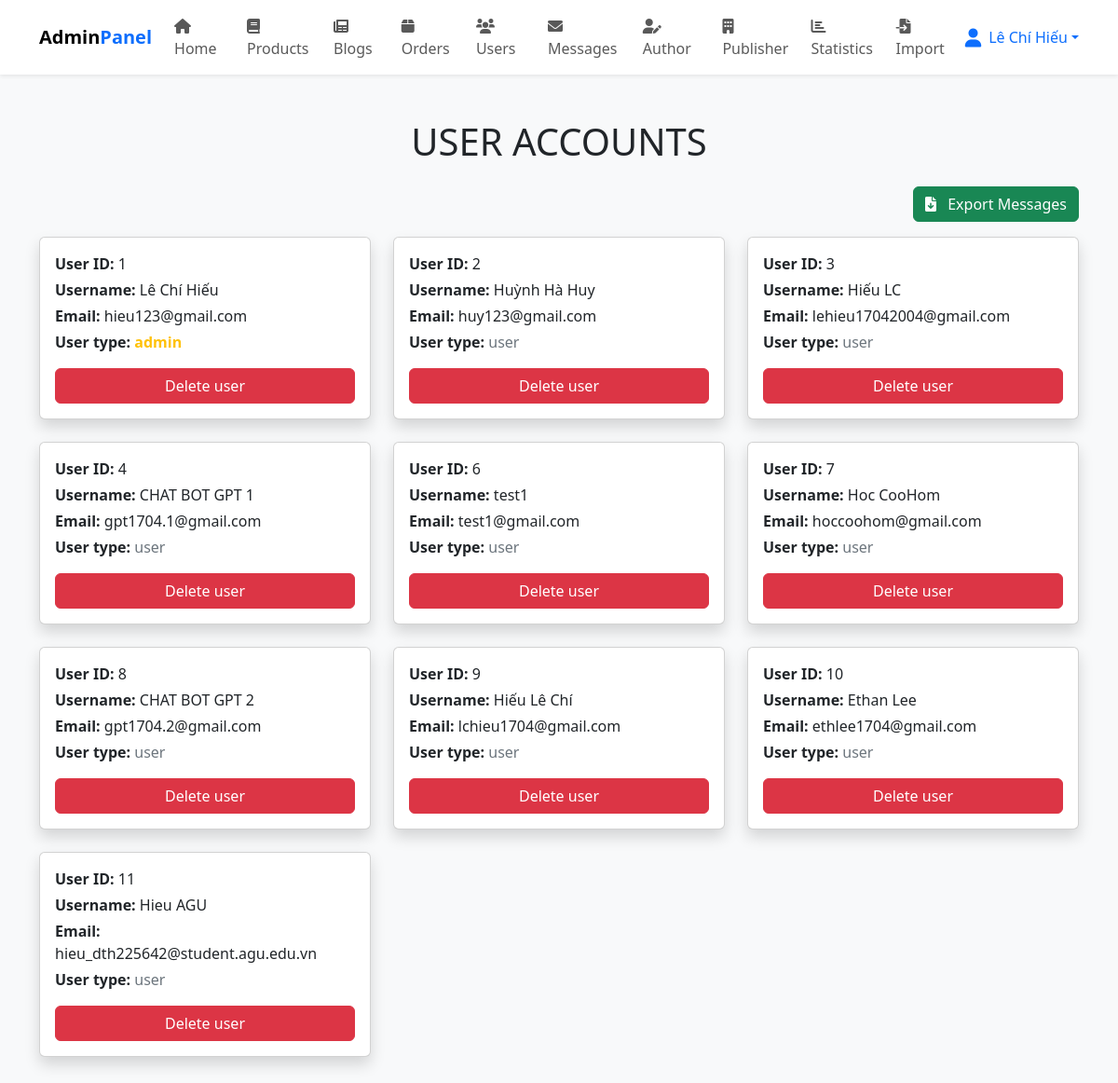
/admin_users.php (signed in), run on an earlier commit of the app's database.
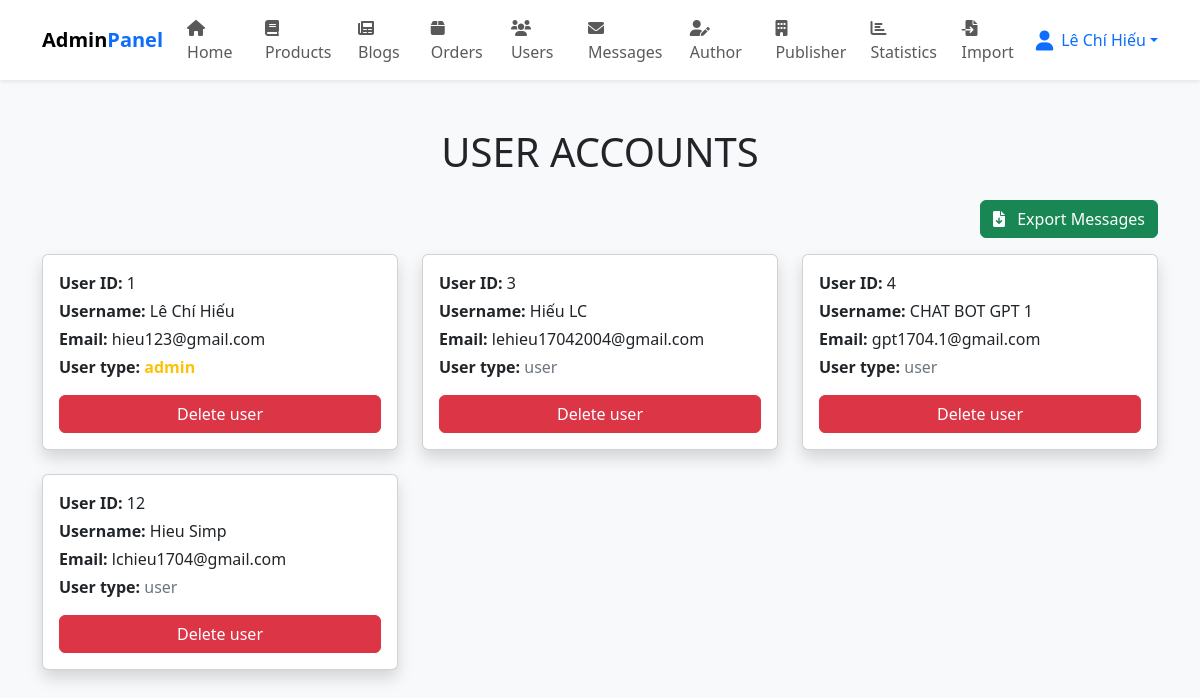
And on a later commit of the database.
### tables this page shows
CREATE TABLE `users` (
  `id` int(11) NOT NULL,
  `name` varchar(100) NOT NULL,
  `email` varchar(100) NOT NULL,
  `password` varchar(100) NOT NULL,
  `verification_code` varchar(255) DEFAULT NULL,
  `is_verified` tinyint(1) NOT NULL DEFAULT 0,
  `remember_token` varchar(128) DEFAULT NULL,
  `user_type` varchar(20) NOT NULL DEFAULT 'user'
);

### admin_users.php (the view, shortened to what this page needs)
<?php
include 'config.php';
?>
<!DOCTYPE html>
<html lang="en">
<head>
   <link href="https://cdn.jsdelivr.net/npm/bootstrap@5.3.3/dist/css/bootstrap.min.css" rel="stylesheet">
   <link rel="stylesheet" href="https://cdnjs.cloudflare.com/ajax/libs/font-awesome/6.0.0/css/all.min.css">
</head>
<body class="bg-light">
   <?php include 'admin_header.php'; ?>
   <section class="container my-5">
      <h1 class="text-center text-uppercase mb-4">User Accounts</h1>
      <div class="text-end mb-3">
         <a href="admin_export.php?table=users" class="btn btn-success">
            <i class="fas fa-file-download me-2"></i> Export Messages
         </a>
      </div>
      <div class="row g-4">
         <?php
         $select_users = mysqli_query($conn, "SELECT * FROM `users`") or die('query failed');
         while ($fetch_users = mysqli_fetch_assoc($select_users)) {
         ?>
            <div class="col-md-4 col-sm-6">
               <div class="card shadow h-100">
                  <div class="card-body">
                     <p class="mb-1"><strong>User ID:</strong> <span><?php echo $fetch_users['id']; ?></span></p>
                     <p class="mb-1"><strong>Username:</strong> <span><?php echo $fetch_users['name']; ?></span></p>
                     <p class="mb-1"><strong>Email:</strong> <span><?php echo $fetch_users['email']; ?></span></p>
                     <p class="mb-3">
                        <strong>User type:</strong>
                        <span class="<?php echo ($fetch_users['user_type'] == 'admin') ? 'text-warning fw-bold' : 'text-secondary'; ?>">
                           <?php echo $fetch_users['user_type']; ?>
                        </span>
                     </p>
                     <a href="admin_users.php?delete=<?php echo $fetch_users['id']; ?>" onclick="return confirm('delete this user?');" class="btn btn-danger w-100">Delete user</a>
                  </div>
               </div>
            </div>
         <?php
         };
         ?>
      </div>
   </section>
</body>
</html>

What changed in the data, as far as the page shows it:
removed users: id "2", name "Huỳnh Hà Huy", email "huy123@gmail.com", user_type "user"
removed users: id "6", name "test1", email "test1@gmail.com", user_type "user"
removed users: id "7", name "Hoc CooHom", email "hoccoohom@gmail.com", user_type "user"
removed users: id "8", name "CHAT BOT GPT 2", email "gpt1704.2@gmail.com", user_type "user"
removed users: id "9", name "Hiếu Lê Chí", email "lchieu1704@gmail.com", user_type "user"
removed users: id "10", name "Ethan Lee", email "ethlee1704@gmail.com", user_type "user"
removed users: id "11", name "Hieu AGU", email "hieu_dth225642@student.agu.edu.vn", user_type "user"
added users: id "12", name "Hieu Simp", email "lchieu1704@gmail.com", user_type "user"
